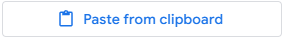
#> input picture images/translateimages0.png, 286 x 39 px
$ python rotateimage.py images/translateimages0.png
#> lines starting #> are read from the running program, lines starting #| are printed output that depends on the picture
#!/usr/bin/env python3
"""
rotateimage.py
─────────────────────────────────────────────────────────────
Rotate the input image 90° counter-clockwise and save it as
<original_name>.rotated.<ext> in the same folder.

usage:
    python rotateimage.py page.png
"""

import cv2
import sys
from pathlib import Path

def rotate_ccw(img_bgr):
    """Return the image turned 90° counter-clockwise."""
    return cv2.rotate(img_bgr, cv2.ROTATE_90_COUNTERCLOCKWISE)

def main():
    if len(sys.argv) != 2:
        print("usage: python rotateimage.py IMAGE_FILE")
        sys.exit(1)

    src = Path(sys.argv[1])
    img = cv2.imread(str(src))
#> img is the input picture: shape (39, 286, 3); mean B, G, R 252.1, 245.9, 241.3
    if img is None:
        sys.exit(f"✖ can’t read {src}")

    rotated = rotate_ccw(img)
#> in rotate_ccw, `return cv2.rotate(img_bgr, cv2.ROTATE_90_COUNTERCLOCKWISE)`:
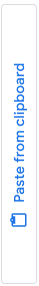
#> returned value: shape (286, 39, 3); mean of channels 0, 1, 2 252.1, 245.9, 241.3; drawn as B, G, R

    out_path = src.with_stem(src.stem + ".rotated")
    cv2.imwrite(str(out_path), rotated)
    print(f"✓ saved {out_path}")

if __name__ == "__main__":
    main()
